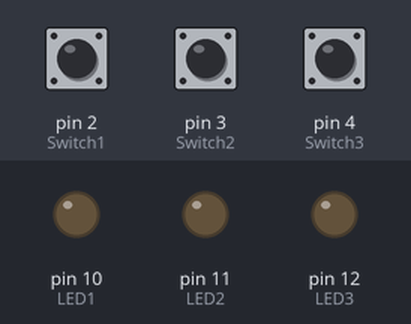
Bench run of a sketch on a simulated Arduino Uno, built with avr-gcc and run on an emulated ATmega328P. On the bench: output pins drawn as LEDs (lit = HIGH). Inputs (shaded band) come from the test bench; at power-on: pin 2 (Switch1) LOW, pin 3 (Switch2) LOW, pin 4 (Switch3) LOW.

Above: at 1.2 s.
1.3 s: pin 2 (Switch1) pulled HIGH for 0.15 s
At 1.37 s:
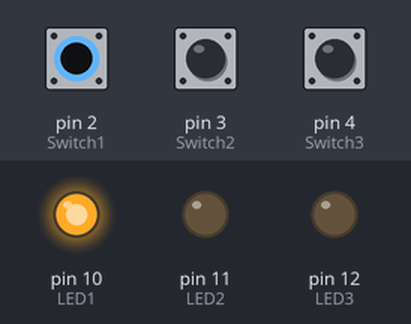
2.9 s: pin 3 (Switch2) pulled HIGH for 0.15 s
At 2.97 s:
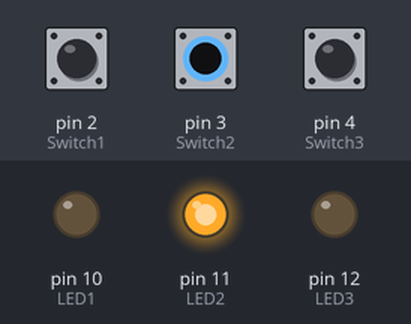
4.5 s: pin 4 (Switch3) pulled HIGH for 0.15 s
At 4.57 s:
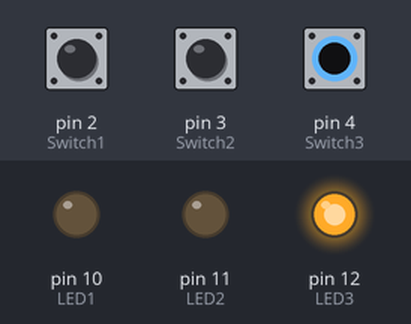
6.1 s: pin 4 (Switch3) pulled HIGH for 3.2 s
At 9.8 s:
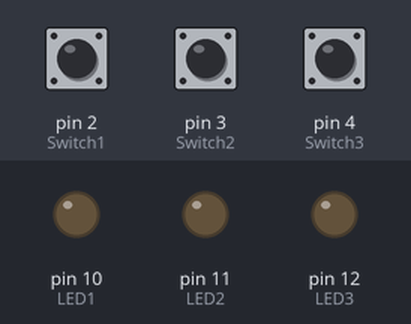
10.8 s: pin 2 (Switch1) pulled HIGH for 3.2 s
At 12.1 s:
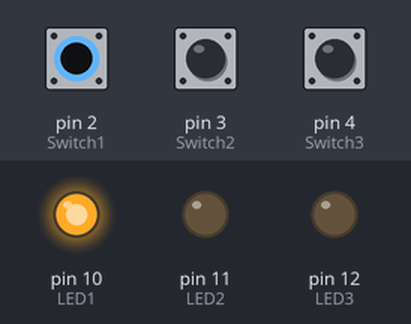
15.5 s: pin 2 (Switch1) driven HIGH and pin 3 (Switch2) driven HIGH
At 16.9 s:
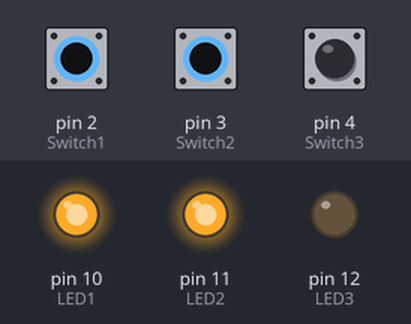
Timing chart, 0 to 18.0 s (numbered marks = the images above; inputs shaded):
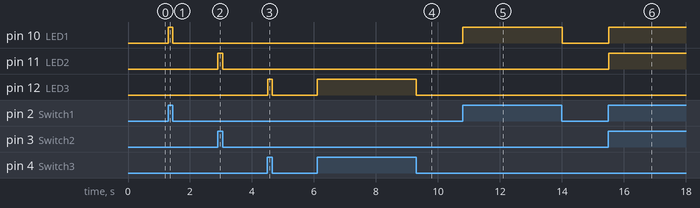

The sketch:

day4_cabin_lights.ino
```cpp
int LED1 = 10; //pins 10-12 are to be LED outputs
int LED2 = 11;
int LED3 = 12;
int Switch1 = 2;  //pins 2-4 are to be switch inputs
int Switch2 = 3;
int Switch3 = 4;

void setup() {
//now setup our input and output pins accordingly
 pinMode(LED1, OUTPUT);
 pinMode(LED2, OUTPUT);
 pinMode(LED3, OUTPUT);
 pinMode(Switch1, INPUT);
 pinMode(Switch2, INPUT);
 pinMode(Switch3, INPUT);

}

void loop() {
 if (digitalRead(Switch1) == HIGH){     //check switch #1
  digitalWrite(LED1, HIGH); // turn LED ON
 }
 else {
  digitalWrite(LED1, LOW); // turn LED OFF
 }

  if (digitalRead(Switch2) == HIGH){     //check switch #2
  digitalWrite(LED2, HIGH); // turn LED ON
 }
 else {
  digitalWrite(LED2, LOW); // turn LED OFF
 }

  if (digitalRead(Switch3) == HIGH){     //check switch #3
  digitalWrite(LED3, HIGH); // turn LED ON
 }
 else {
  digitalWrite(LED3, LOW); // turn LED OFF
 }
}
```

Measured:
- after the input at 1.3 s, pin 10 (LED1): LOW → HIGH at once, → LOW 0.15 s later
- after the input at 2.9 s, pin 11 (LED2): LOW → HIGH at once, → LOW 0.15 s later
- after the input at 4.5 s, pin 12 (LED3): LOW → HIGH at once, → LOW 0.15 s later
- after the input at 6.1 s, pin 12 (LED3): LOW → HIGH at once, → LOW 3.2 s later
- after the input at 10.8 s, pin 10 (LED1): LOW → HIGH at once, → LOW 3.2 s later
- after the input at 15.5 s, pin 10 (LED1), pin 11 (LED2): LOW → HIGH at once
